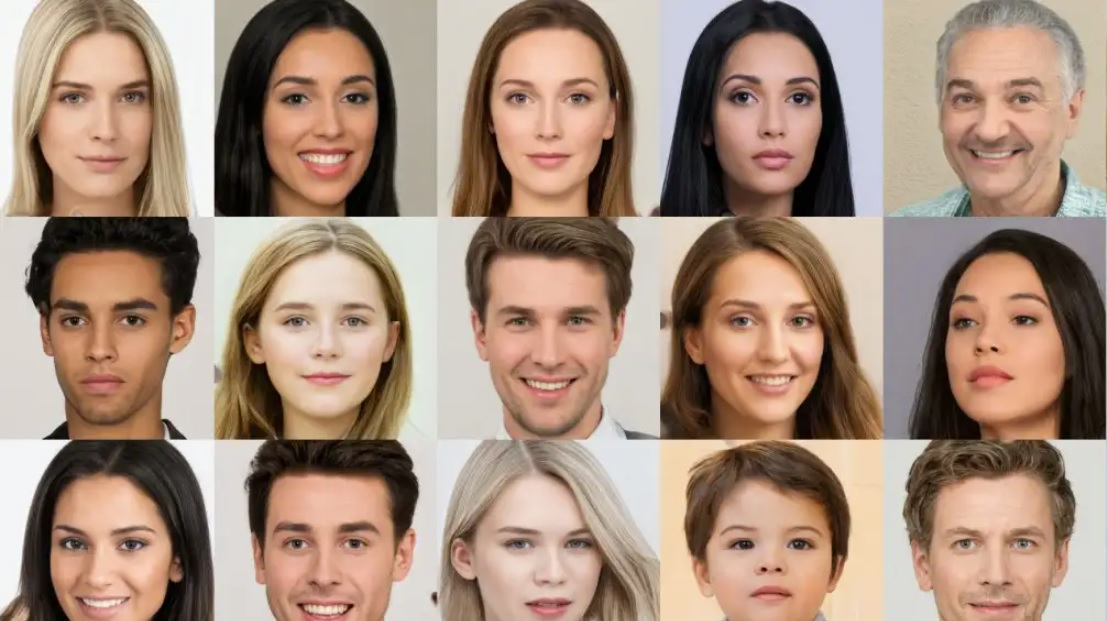
#> input picture faces.jpg, 1107 x 621 px
$ python cascade.py
#> lines starting #> are read from the running program, lines starting #| are printed output that depends on the picture; after the words box and inside, x2 and y2 are one past the last pixel; in counts of white or black regions, pixels touching at a corner belong together
import cv2 as cv

#  using face-cascade for detect faces
img = cv.imread("faces.jpg")
#> img is the input picture: shape (621, 1107, 3); mean B, G, R 124.7, 141.5, 166.5


face_detector = cv.CascadeClassifier(cv.data.haarcascades+"haarcascade_frontalface_alt.xml")


faces = face_detector.detectMultiScale(img, 1.1, 2)
#> faces = 15 rows, first 6: [29, 262, 149, 149], [479, 43, 141, 141], [34, 45, 139, 139], [254, 41, 144, 144], [702, 43, 142, 142], [915, 36, 157, 157]


print("faces detected :",len(faces))
#| faces detected : 15

for x,y,w,h in faces:
    cv.rectangle(img, (x,y), (x+w,y+h), (255,0,0), 1)
#> this loop made 15 passes
#> (x, y, w, h) on passes 1 to 12: (29, 262, 149, 149), (479, 43, 141, 141), (34, 45, 139, 139), (254, 41, 144, 144), (702, 43, 142, 142), (915, 36, 157, 157), (255, 263, 145, 145), (701, 265, 143, 143), (492, 502, 113, 113), (937, 496, 118, 118), (707, 492, 125, 125), (40, 497, 120, 120)
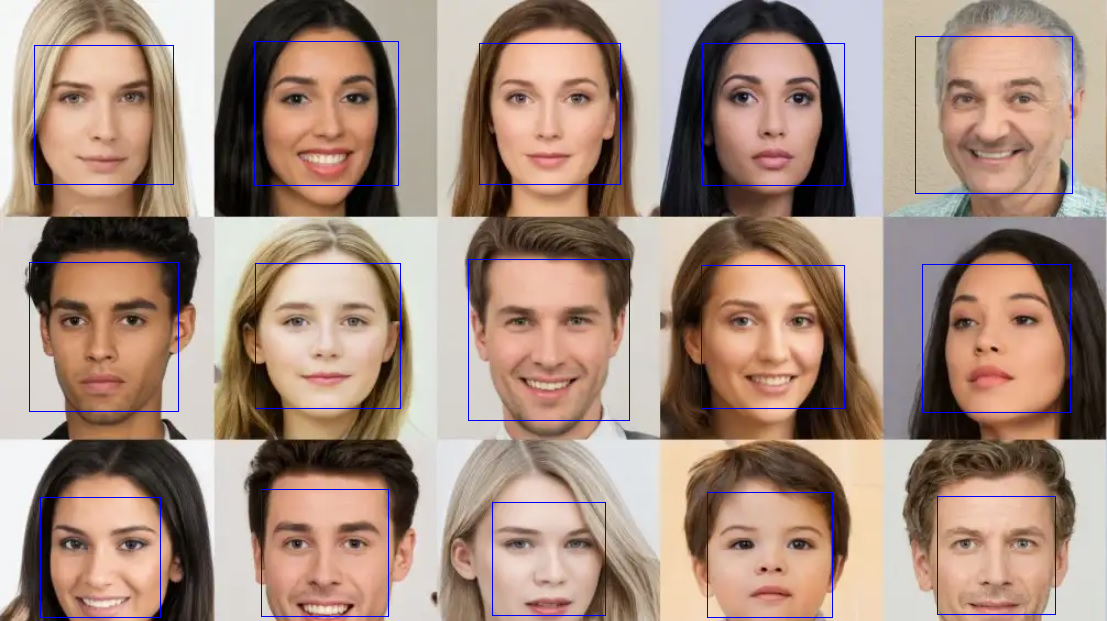
#> img: shape (621, 1107, 3); 1.21% of pixels changed, all inside (x1, y1, x2, y2) = (29, 36, 1073, 618)


# using eye-cascade for detect eyes

eye_detector = cv.CascadeClassifier(cv.data.haarcascades+"haarcascade_eye.xml")


eyes =eye_detector.detectMultiScale(img, 2, 4)
#> eyes = 30 rows, first 6: [111, 77, 40, 40], [332, 78, 40, 40], [557, 77, 40, 40], [720, 76, 40, 40], [51, 77, 40, 40], [497, 77, 40, 40]
for x,y,w,h in eyes:
    cv.rectangle(img, (x,y), (x+w,y+h), (0,0,255), 1)
#> this loop made 30 passes
#> (x, y) on passes 1 to 12: (111, 77), (332, 78), (557, 77), (720, 76), (51, 77), (497, 77), (779, 78), (274, 78), (945, 80), (1002, 79), (54, 300), (111, 300)
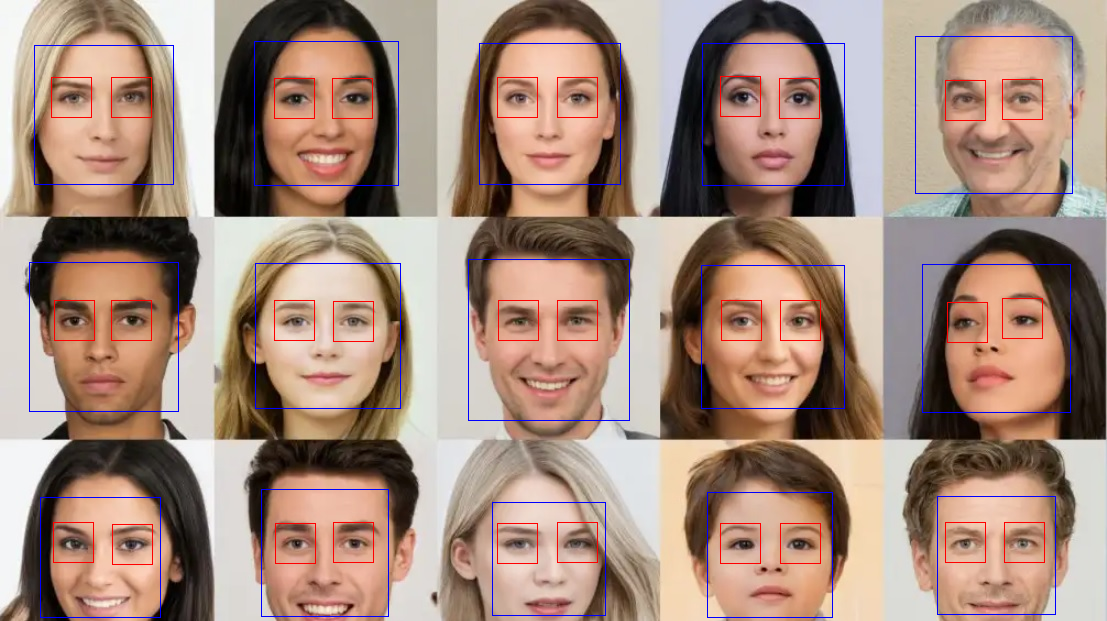
#> img: shape (621, 1107, 3); 0.7% of pixels changed, all inside (x1, y1, x2, y2) = (51, 76, 1045, 565)
print("eyes  detected :",len(faces)*2)
#| eyes  detected : 30

cv.imshow( "img ",img)
cv.waitKey(0)


# using car-cascade for detect cars

img = cv.imread("car.jpg")
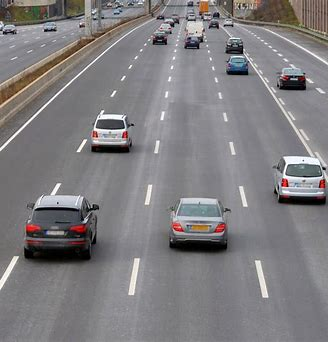
#> input picture car.jpg, 328 x 342 px
#> img is the input picture: shape (342, 328, 3); mean B, G, R 127.8, 125.6, 127.9
img=cv.resize(img,dsize=None,fx=2,fy=2,interpolation=0)
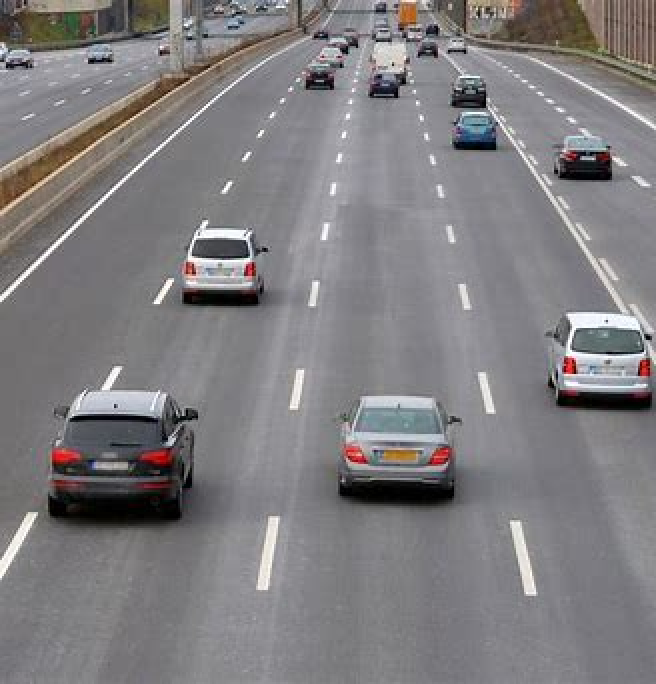
#> img: shape (684, 656, 3); mean B, G, R 127.8, 125.6, 127.9

#> (the run stopped early here; a loop or call above may not have finished)
